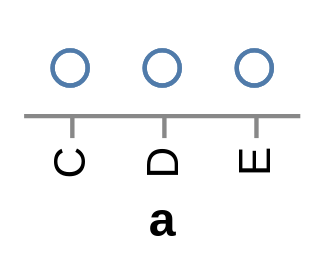

Express this chart as Vega-Lite.
### Vega specification from a JSON file in a GitHub repository (floating-point values rounded to 4 significant figures)
{"$schema": "http://vega.github.io/schema/vega/v3.0.json", "autosize": "pad", "padding": 5, "data": [{"name": "source_0", "values": [{"a": "C", "b": 2}, {"a": "C", "b": 7}, {"a": "C", "b": 4}, {"a": "D", "b": 1}, {"a": "D", "b": 2}, {"a": "D", "b": 6}, {"a": "E", "b": 8}, {"a": "E", "b": 4}, {"a": "E", "b": 7}], "format": {"type": "json"}}], "signals": [{"name": "width", "update": "bandspace(domain('x').length, 1, 0.5) * 21"}, {"name": "height", "update": "21"}, {"name": "unit", "value": {}, "on": [{"events": "mousemove", "update": "group()._id ? group() : unit"}]}], "marks": [{"name": "nested-main-group", "type": "group", "encode": {"update": {"width": {"signal": "width"}, "height": {"signal": "height"}}}, "marks": [{"name": "marks", "type": "symbol", "role": "point", "from": {"data": "source_0"}, "encode": {"update": {"x": {"scale": "x", "field": "a"}, "y": {"value": 10.5}, "stroke": {"value": "#4c78a8"}, "fill": {"value": "transparent"}, "opacity": {"value": 0.7}}}}]}], "scales": [{"name": "x", "type": "point", "domain": {"data": "source_0", "field": "a", "sort": true}, "range": {"step": 21}, "round": true, "padding": 0.5}], "axes": [{"scale": "x", "orient": "bottom", "tickCount": 5, "title": "a", "zindex": 1, "encode": {"labels": {"update": {"angle": {"value": 270}, "align": {"value": "right"}, "baseline": {"value": "middle"}}}}}]}
